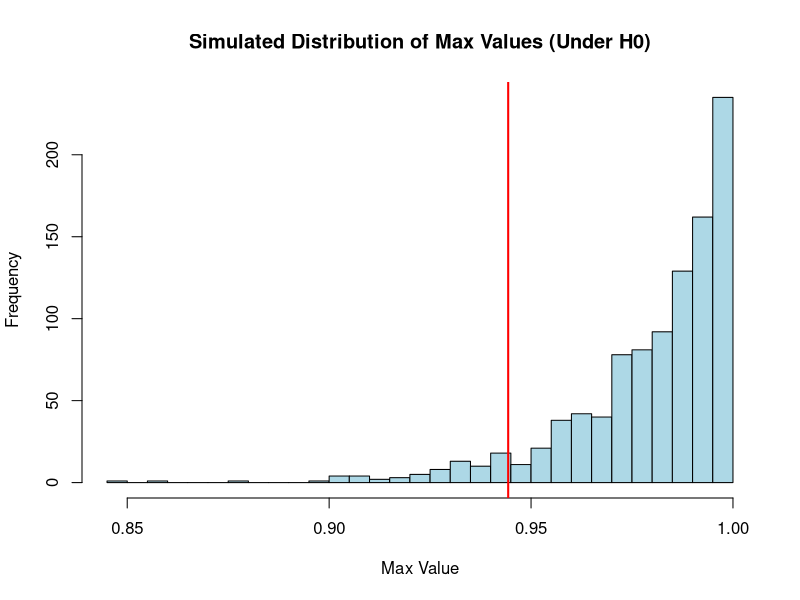
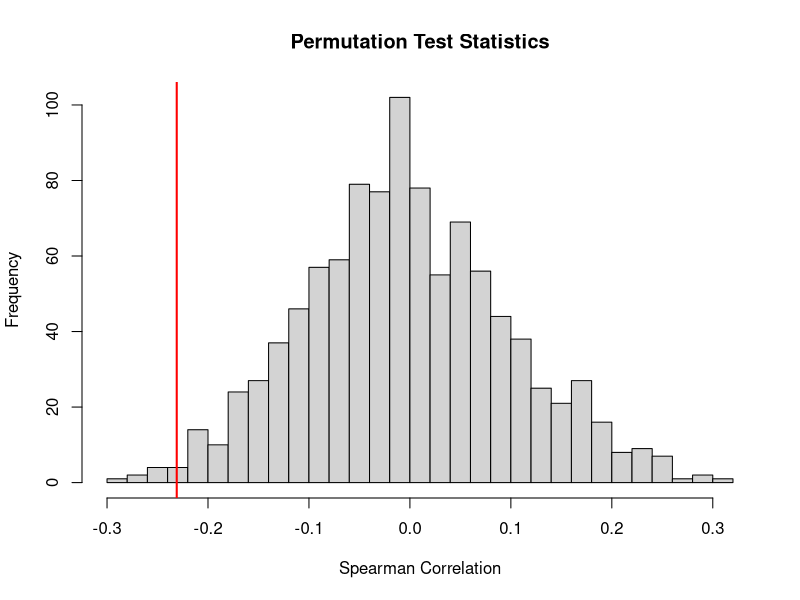
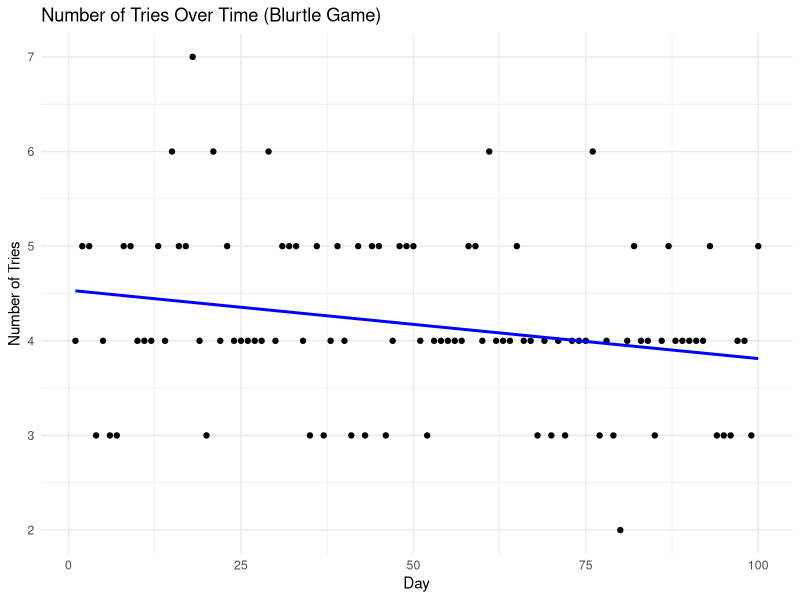

The R script that drew these images, in order:
## ---- chunk 1
knitr::opts_chunk$set(echo=T,eval=T,message=F,warning=F,fig.align='center')
library(tidyverse)
## ---- chunk 2
flips1 = "HTHTHTHTHTHTHTHTHTHTHTHTHTHTHTHTHTHTHTHTHTHTHTHTHTHTHTHTHTHTHTHTHTHTHTHTHTHTHTHTHTHTHTHTHTHTHTHTHTHTHTHTHTHTHTHTHTHTHTHTHTHTHTHTHTHTHTHTHTHTHTHTHTHTHTHTHTHTHTHTHTHTHTHTHTHTHTHTHTHTHTHTHTHTHTHTHTHTHTHT"

flips2 = "HHHTHTTTHHTHHTHHHTTTTHTHTHHTTHTHHHTHHTHTTTHTHHHTHTTTHTHTHHTHTHTTHTHHTHTHTTTHTHHHTHTHTTHTHTHHTHTHTHHHTHTTTHTHHTHTHTHHTTTHTHHTHHTTTTHTHTHHHTHTTHTHHTHTHTTHTHHTHTHHHTHHHTHTTTHTTHTTTHTHHHTHTHTTHTHHTHHTHTTT"

flips3 = "HHTHTHTTTHTHHHTHHTTTHTHHTHTTTHTHTHHTHTHTTHTHHHHHHTTTHTHTHHTHTTTHTHHTHTHTTTHTHHHTTHTTTHTHTHHHHTHTTHHTTTTTHTHHHTHTHTTTTTHHHTHHTHHTHHHTTTTHTHTHHHTHHTTTTTHTHHHTHTHTHTTTHTHHHTHTHTHTTHTHHTHTHTHTTTTHTHHHTHTH"

flips4 = "HTHHHHHHHTHTTHHTTHHHTHTHTTTHHTHHHTHHTTHTTTTTTTTTHTHHTTTTTHTHTHTHHTTHTTHTTTTTHHHTHTTTHTHTHHHTHTTTTHTHTHHTTHTHTTHHTHTHHHHTHTTHHTTHTTHTTHTHHHHHHTTTTTTHHHTTHTHHHHTTTHTTHHHTTHTHHTTTHHTHHTTTHTHHTHHHTHHTTHHH"

flips5 = "HHHHHHHHHHTTTTTTTTTTHHHHHHHHHHTTTTTTTTTTHHHHHHHHHHTTTTTTTTTTHHHHHHHHHHTTTTTTTTTTHHHHHHHHHHTTTTTTTTTTHHHHHHHHHHTTTTTTTTTTHHHHHHHHHHTTTTTTTTTTHHHHHHHHHHTTTTTTTTTTHHHHHHHHHHTTTTTTTTTTHHHHHHHHHHTTTTTTTTTT"

flips6 = "TTHTTTHTTTTTTTHTHTHTHTTHTTHTHHTHHTTTHHTHTTTHTHHTHHHTHTTHHTHHTTHTHTTTTHTHTTTHHTTTTTTTTHTHHTTHTTTTTTHTHTHTHTTTHTTHHTTHTTTHHTTTHTTHTTTTHTTTTHHTTTHTHTHHHTTTTTTHTHHTTTTTTTTTTTTHHHTTTHHHTTTHTTTHTHTTHTTTTTHT"

# you can use the function below to split the above sequences in vectors of flips
split = function(str) strsplit(str, split="")[[1]]
split(flips1)
## ---- chunk 3
# Function to find the longest run of heads ("H") in a vector of coin flips
longest_heads_run <- function(flips) {
  max_run <- 0   # Variable to store the maximum run of heads
  current_run <- 0  # Variable to count the current run of heads
  
  for (flip in flips) {
    if (flip == "H") {
      current_run <- current_run + 1  # Increment the current run of heads
    } else {
      if (current_run > max_run) {
        max_run <- current_run  # Update max_run if current_run is greater
      }
      current_run <- 0  # Reset the current run if the flip is not heads
    }
  }
  
  # Final check in case the longest run is at the end of the sequence
  if (current_run > max_run) {
    max_run <- current_run
  }
  
  return(max_run)
}

# Example usage
longest_heads_run(split(flips1))
longest_heads_run(split(flips2))
longest_heads_run(split(flips3))
longest_heads_run(split(flips4))
longest_heads_run(split(flips5))
longest_heads_run(split(flips6))

## ---- chunk 4
# Function to simulate fair coin flips and find the longest run of heads
simulate_coin_flips <- function(n_flips) {
  flips <- sample(c("H", "T"), size = n_flips, replace = TRUE)  # Simulate fair coin flips
  return(longest_heads_run(flips))  # Return the longest run of heads
}

# Number of flips in each sequence
n_flips <- 200  # Adjust this to the actual length of your flip sequences

# Monte Carlo simulation to find the average longest run of heads over 10,000 trials
set.seed(123)
n_trials <- 10000
longest_runs <- numeric(n_trials)

for (i in 1:n_trials) {
  longest_runs[i] <- simulate_coin_flips(n_flips)
}

# Calculate the average longest run of heads from the Monte Carlo simulation
average_longest_run <- mean(longest_runs)
print(paste("Average longest run of heads from Monte Carlo simulation (using a fair coin):", average_longest_run))

# Compare with the longest run of heads from each provided sequence 
flips_list <- list(flips1, flips2, flips3, flips4, flips5, flips6)
results <- sapply(flips_list, function(flip_sequence) {
  flips_vector <- split(flip_sequence)
  longest_heads <- longest_heads_run(flips_vector)
  return(longest_heads)
})

# Combine the results
comparison <- data.frame(Sequence = paste0("Flips", 1:6),
                         LongestRun = results,
                         Difference = results - average_longest_run)

# Print comparison results
print(comparison)

## ---- chunk 5
# Calculate p-values for each sequence
p_values <- sapply(results, function(longest_run) {
  # P-value is the proportion of simulated runs that are less than or equal to the longest run
  mean(longest_runs <= longest_run)
  #2 * min(mean(longest_runs >= longest_run), mean(longest_runs <= longest_run))      # if we want 2 sided test
})

# Combine the results into a data frame
comparison <- data.frame(Sequence = paste0("Flips", 1:6),
                         LongestRun = results,
                         PValue = p_values)

print(comparison)

## ---- chunk 6
set.seed(123)
flips1 = "HTHTHTHTHTHTHTHTHTHTHTHTHTHTHTHTHTHTHTHTHTHTHTHTHTHTHTHTHTHTHTHTHTHTHTHTHTHTHTHTHTHTHTHTHTHTHTHTHTHTHTHTHTHTHTHTHTHTHTHTHTHTHTHTHTHTHTHTHTHTHTHTHTHTHTHTHTHTHTHTHTHTHTHTHTHTHTHTHTHTHTHTHTHTHTHTHTHTHTHT"

flips2 = "HHHTHTTTHHTHHTHHHTTTTHTHTHHTTHTHHHTHHTHTTTHTHHHTHTTTHTHTHHTHTHTTHTHHTHTHTTTHTHHHTHTHTTHTHTHHTHTHTHHHTHTTTHTHHTHTHTHHTTTHTHHTHHTTTTHTHTHHHTHTTHTHHTHTHTTHTHHTHTHHHTHHHTHTTTHTTHTTTHTHHHTHTHTTHTHHTHHTHTTT"

flips3 = "HHTHTHTTTHTHHHTHHTTTHTHHTHTTTHTHTHHTHTHTTHTHHHHHHTTTHTHTHHTHTTTHTHHTHTHTTTHTHHHTTHTTTHTHTHHHHTHTTHHTTTTTHTHHHTHTHTTTTTHHHTHHTHHTHHHTTTTHTHTHHHTHHTTTTTHTHHHTHTHTHTTTHTHHHTHTHTHTTHTHHTHTHTHTTTTHTHHHTHTH"

flips4 = "HTHHHHHHHTHTTHHTTHHHTHTHTTTHHTHHHTHHTTHTTTTTTTTTHTHHTTTTTHTHTHTHHTTHTTHTTTTTHHHTHTTTHTHTHHHTHTTTTHTHTHHTTHTHTTHHTHTHHHHTHTTHHTTHTTHTTHTHHHHHHTTTTTTHHHTTHTHHHHTTTHTTHHHTTHTHHTTTHHTHHTTTHTHHTHHHTHHTTHHH"

flips5 = "HHHHHHHHHHTTTTTTTTTTHHHHHHHHHHTTTTTTTTTTHHHHHHHHHHTTTTTTTTTTHHHHHHHHHHTTTTTTTTTTHHHHHHHHHHTTTTTTTTTTHHHHHHHHHHTTTTTTTTTTHHHHHHHHHHTTTTTTTTTTHHHHHHHHHHTTTTTTTTTTHHHHHHHHHHTTTTTTTTTTHHHHHHHHHHTTTTTTTTTT"

flips6 = "TTHTTTHTTTTTTTHTHTHTHTTHTTHTHHTHHTTTHHTHTTTHTHHTHHHTHTTHHTHHTTHTHTTTTHTHTTTHHTTTTTTTTHTHHTTHTTTTTTHTHTHTHTTTHTTHHTTHTTTHHTTTHTTHTTTTHTTTTHHTTTHTHTHHHTTTTTTHTHHTTTTTTTTTTTTHHHTTTHHHTTTHTTTHTHTTHTTTTTHT"

# you can use the function below to split the above sequences in vectors of flips
split = function(str) strsplit(str, split="")[[1]]
split(flips1)

# Function to calculate autocorrelation for a given lag
autocorrelation <- function(sequence, lag) {
  n <- length(sequence)
  sequence_lagged <- sequence[(lag + 1):n]
  sequence_original <- sequence[1:(n - lag)]
  
  # Compute correlation between original and lagged sequence
  return(cor(sequence_original, sequence_lagged))
}

# Function to calculate the maximum streak length
max_streak_length <- function(sequence) {
  max_streak <- 0
  current_streak <- 1
  
  for (i in 2:length(sequence)) {
    if (sequence[i] == sequence[i - 1]) {
      current_streak <- current_streak + 1
    } else {
      max_streak <- max(max_streak, current_streak)
      current_streak <- 1
    }
  }
  max_streak <- max(max_streak, current_streak) # Handle case when last streak is the longest
  return(max_streak)
}

# Convert coin flips sequences to 0s and 1s (H = 1, T = 0)
convert_to_numeric <- function(sequence) {
  return(as.numeric(sequence == 'H'))
}

flips1 <- unlist(strsplit("HTHTHTHTHTHTHTHTHTHTHTHTHTHTHTHTHTHTHTHTHTHTHTHTHTHTHTHTHTHTHTHTHTHTHTHTHTHTHTHTHTHTHTHTHTHTHTHTHTHTHTHTHTHTHTHTHTHTHTHTHTHTHTHTHTHTHTHTHTHTHTHTHTHTHTHTHTHTHTHTHTHTHTHTHTHTHTHTHTHTHTHTHTHTHTHTHTHTHTHT", ""))
flips2 <- unlist(strsplit("HHHTHTTTHHTHHTHHHTTTTHTHTHHTTHTHHHTHHTHTTTHTHHHTHTTTHTHTHHTHTHTTHTHHTHTHTTTHTHHHTHTHTTHTHTHHTHTHTHHHTHTTTHTHHTHTHTHHTTTHTHHTHHTTTTHTHTHHHTHTTHTHHTHTHTTHTHHTHTHHHTHHHTHTTTHTTHTTTHTHHHTHTHTTHTHHTHHTHTTT", ""))
flips3 <- unlist(strsplit("HHTHTHTTTHTHHHTHHTTTHTHHTHTTTHTHTHHTHTHTTHTHHHHHHTTTHTHTHHTHTTTHTHHTHTHTTTHTHHHTTHTTTHTHTHHHHTHTTHHTTTTTHTHHHTHTHTTTTTHHHTHHTHHTHHHTTTTHTHTHHHTHHTTTTTHTHHHTHTHTHTTTHTHHHTHTHTHTTHTHHTHTHTHTTTTHTHHHTHTH", ""))
flips4<- unlist(strsplit("HTHHHHHHHTHTTHHTTHHHTHTHTTTHHTHHHTHHTTHTTTTTTTTTHTHHTTTTTHTHTHTHHTTHTTHTTTTTHHHTHTTTHTHTHHHTHTTTTHTHTHHTTHTHTTHHTHTHHHHTHTTHHTTHTTHTTHTHHHHHHTTTTTTHHHTTHTHHHHTTTHTTHHHTTHTHHTTTHHTHHTTTHTHHTHHHTHHTTHHH", ""))
flips5<- unlist(strsplit("HHHHHHHHHHTTTTTTTTTTHHHHHHHHHHTTTTTTTTTTHHHHHHHHHHTTTTTTTTTTHHHHHHHHHHTTTTTTTTTTHHHHHHHHHHTTTTTTTTTTHHHHHHHHHHTTTTTTTTTTHHHHHHHHHHTTTTTTTTTTHHHHHHHHHHTTTTTTTTTTHHHHHHHHHHTTTTTTTTTTHHHHHHHHHHTTTTTTTTTT", ""))
flips6<- unlist(strsplit("TTHTTTHTTTTTTTHTHTHTHTTHTTHTHHTHHTTTHHTHTTTHTHHTHHHTHTTHHTHHTTHTHTTTTHTHTTTHHTTTTTTTTHTHHTTHTTTTTTHTHTHTHTTTHTTHHTTHTTTHHTTTHTTHTTTTHTTTTHHTTTHTHTHHHTTTTTTHTHHTTTTTTTTTTTTHHHTTTHHHTTTHTTTHTHTTHTTTTTHT", ""))

# Convert to numeric
flips1_num <- convert_to_numeric(flips1)
flips2_num <- convert_to_numeric(flips2)
flips3_num <- convert_to_numeric(flips3)
flips4_num <- convert_to_numeric(flips4)
flips5_num <- convert_to_numeric(flips5)
flips6_num <- convert_to_numeric(flips6)

max_streak_flips1 <- max_streak_length(flips1_num)
max_streak_flips2 <- max_streak_length(flips2_num)
max_streak_flips3 <- max_streak_length(flips3_num)
max_streak_flips4 <- max_streak_length(flips4_num)
max_streak_flips5 <- max_streak_length(flips5_num)
max_streak_flips6 <- max_streak_length(flips6_num)

cat("Flips1 Max Streak Length:", max_streak_flips1, "\n")
cat("Flips2 Max Streak Length:", max_streak_flips2, "\n")
cat("Flips3 Max Streak Length:", max_streak_flips3, "\n")
cat("Flips4 Max Streak Length:", max_streak_flips4, "\n")
cat("Flips5 Max Streak Length:", max_streak_flips5, "\n")
cat("Flips6 Max Streak Length:", max_streak_flips6, "\n")

# Function to simulate coin flips and find max streak length
simulate_max_streak <- function(n_flips) {
  sequence <- sample(c(0, 1), n_flips, replace = TRUE)  # Random sequence (0 = T, 1 = H)
  max_streak_length(sequence)
}
simulate_max_streak(200)
# Simulate max streak lengths for many random sequences

n_simulations <- 10000
n_flips <- 200
simulated_streaks <- replicate(n_simulations, simulate_max_streak(n_flips))

# Compare observed max streaks with simulated distribution
observed_streaks <- c(1, 4, 6, 9, 10, 12)

# Calculate the proportion of simulated streaks that are longer than or equal to each observed streak
p_values <- sapply(observed_streaks, function(obs) mean(simulated_streaks >= obs))

cat("P-values for each observed streak length:", p_values, "\n")

## ---- chunk 7
flips1 = "HTHTHTHTHTHTHTHTHTHTHTHTHTHTHTHTHTHTHTHTHTHTHTHTHTHTHTHTHTHTHTHTHTHTHTHTHTHTHTHTHTHTHTHTHTHTHTHTHTHTHTHTHTHTHTHTHTHTHTHTHTHTHTHTHTHTHTHTHTHTHTHTHTHTHTHTHTHTHTHTHTHTHTHTHTHTHTHTHTHTHTHTHTHTHTHTHTHTHTHT"

flips2 = "HHHTHTTTHHTHHTHHHTTTTHTHTHHTTHTHHHTHHTHTTTHTHHHTHTTTHTHTHHTHTHTTHTHHTHTHTTTHTHHHTHTHTTHTHTHHTHTHTHHHTHTTTHTHHTHTHTHHTTTHTHHTHHTTTTHTHTHHHTHTTHTHHTHTHTTHTHHTHTHHHTHHHTHTTTHTTHTTTHTHHHTHTHTTHTHHTHHTHTTT"

flips3 = "HHTHTHTTTHTHHHTHHTTTHTHHTHTTTHTHTHHTHTHTTHTHHHHHHTTTHTHTHHTHTTTHTHHTHTHTTTHTHHHTTHTTTHTHTHHHHTHTTHHTTTTTHTHHHTHTHTTTTTHHHTHHTHHTHHHTTTTHTHTHHHTHHTTTTTHTHHHTHTHTHTTTHTHHHTHTHTHTTHTHHTHTHTHTTTTHTHHHTHTH"

flips4 = "HTHHHHHHHTHTTHHTTHHHTHTHTTTHHTHHHTHHTTHTTTTTTTTTHTHHTTTTTHTHTHTHHTTHTTHTTTTTHHHTHTTTHTHTHHHTHTTTTHTHTHHTTHTHTTHHTHTHHHHTHTTHHTTHTTHTTHTHHHHHHTTTTTTHHHTTHTHHHHTTTHTTHHHTTHTHHTTTHHTHHTTTHTHHTHHHTHHTTHHH"

flips5 = "HHHHHHHHHHTTTTTTTTTTHHHHHHHHHHTTTTTTTTTTHHHHHHHHHHTTTTTTTTTTHHHHHHHHHHTTTTTTTTTTHHHHHHHHHHTTTTTTTTTTHHHHHHHHHHTTTTTTTTTTHHHHHHHHHHTTTTTTTTTTHHHHHHHHHHTTTTTTTTTTHHHHHHHHHHTTTTTTTTTTHHHHHHHHHHTTTTTTTTTT"

flips6 = "TTHTTTHTTTTTTTHTHTHTHTTHTTHTHHTHHTTTHHTHTTTHTHHTHHHTHTTHHTHHTTHTHTTTTHTHTTTHHTTTTTTTTHTHHTTHTTTTTTHTHTHTHTTTHTTHHTTHTTTHHTTTHTTHTTTTHTTTTHHTTTHTHTHHHTTTTTTHTHHTTTTTTTTTTTTHHHTTTHHHTTTHTTTHTHTTHTTTTTHT"

 sequence_bin1 <- as.numeric(unlist(strsplit(flips1, "")) == "H")
 sequence_bin2 <- as.numeric(unlist(strsplit(flips2, "")) == "H")
 sequence_bin3 <- as.numeric(unlist(strsplit(flips3, "")) == "H")
 sequence_bin4 <- as.numeric(unlist(strsplit(flips4, "")) == "H")
 sequence_bin5 <- as.numeric(unlist(strsplit(flips5, "")) == "H")
 sequence_bin6 <- as.numeric(unlist(strsplit(flips6, "")) == "H")

# Function to calculate autocorrelation for a given lag
compute_autocorrelation <- function(sequence, lag) {
  n <- length(sequence)
  if (lag >= n) return(NA)
  
  seq1 <- sequence[1:(n-lag)]
  seq2 <- sequence[(lag+1):n]
  
  return(cor(seq1, seq2))
}

# Generate a random coin flip sequence (H = 1, T = 0)
generate_random_sequence <- function(n) {
  sample(c(0, 1), size = n, replace = TRUE)
}

# Function to perform the Monte Carlo test with autocorrelation
autocorrelation_test <- function(observed_seq, n_sim = 1000, max_lag = 5) {
  n <- length(observed_seq)
  
  # Compute autocorrelation for observed sequence
  observed_autocorrs <- sapply(1:max_lag, function(lag) compute_autocorrelation(observed_seq, lag))
  
  # Monte Carlo simulation
  sim_autocorrs <- matrix(NA, nrow = n_sim, ncol = max_lag)
  
  for (i in 1:n_sim) {
    random_seq <- generate_random_sequence(n)
    sim_autocorrs[i, ] <- sapply(1:max_lag, function(lag) compute_autocorrelation(random_seq, lag))
  }
  
  # Calculate p-values for each lag
  p_values <- sapply(1:max_lag, function(lag) {
    mean(abs(sim_autocorrs[, lag]) >= abs(observed_autocorrs[lag]))
  })
  
  return(list(observed_autocorrs = observed_autocorrs, sim_autocorrs = sim_autocorrs, p_values = p_values))
}

# Run autocorrelation test
test_result_flips1 <- autocorrelation_test(sequence_bin1, n_sim = 10000, max_lag = 5)
test_result_flips2 <- autocorrelation_test(sequence_bin2, n_sim = 10000, max_lag = 5)
test_result_flips3 <- autocorrelation_test(sequence_bin3, n_sim = 10000, max_lag = 5)
test_result_flips4 <- autocorrelation_test(sequence_bin4, n_sim = 10000, max_lag = 5)
test_result_flips5 <- autocorrelation_test(sequence_bin5, n_sim = 10000, max_lag = 5)
test_result_flips6 <- autocorrelation_test(sequence_bin6, n_sim = 10000, max_lag = 5)

# Print results
print("Autocorrelation Test for flips1:")
print(test_result_flips1$p_values)
print("Autocorrelation Test for flips2:")
print(test_result_flips2$p_values)
print("Autocorrelation Test for flips3:")
print(test_result_flips3$p_values)
print("Autocorrelation Test for flips4:")
print(test_result_flips4$p_values)
print("Autocorrelation Test for flips5:")
print(test_result_flips5$p_values)
print("Autocorrelation Test for flips6:")
print(test_result_flips6$p_values)

## ---- chunk 8
X <- read.csv("uniform_sample.csv")$x
head(X)
## ---- chunk 9
n <- 50  # Sample size
M <- 1000  # Number of simulations

# Simulate the maximum values of uniform distribution over [0,1]
sim_max <- replicate(M, max(runif(n, 0, 1)))
#sim_max
mean(sim_max) # mean of the maxes of the simulated sequences

# Observed max from the sample
obs_max<- max(X)
obs_max

# Calculate the p-value simulated max greater than observed
p_value <- mean(sim_max >= obs_max)
p_value

# Plot the histogram
hist(sim_max, breaks = 30, main = "Simulated Distribution of Max Values (Under H0)",
     xlab = "Max Value", col = "lightblue")

# Add a red line at the observed max value
abline(v = obs_max, col = "red", lwd = 2)

## ---- chunk 10
blurtle <- read.csv("blurtle.csv")

#blurtle
#blurtle$tries
#mean(blurtle$tries)
#var(blurtle$tries)

# Compute observed test statistic
observed_stat <- cor(blurtle$day, blurtle$tries, method = "spearman")

# Permutation test function
perm_test <- function(data, n_perm = 1000) {
  perm_stats <- numeric(n_perm)
  
  for (i in 1:n_perm) {
    perm_data <- data
    perm_data$tries <- sample(perm_data$tries)
    perm_stats[i] <- cor(perm_data$day, perm_data$tries, method = "spearman")
  }
  
  return(perm_stats)
}

set.seed(123)
perm_stats <- perm_test(blurtle)

# Calculate p-value
p_value <- (sum(abs(perm_stats) >= abs(observed_stat)) + 1) / (length(perm_stats) + 1)

# Plot distribution of permutation test statistics
hist(perm_stats, main = "Permutation Test Statistics", xlab = "Spearman Correlation", breaks = 30)
abline(v = observed_stat, col = "red", lwd = 2)

print(paste("Observed test statistic: ", observed_stat))
print(paste("P-value: ", p_value))
## ---- chunk 11
# Load necessary library
library(ggplot2)

# Create scatter plot with regression line
ggplot(blurtle, aes(x = day, y = tries)) +
  geom_point() +  # Scatter plot points
  geom_smooth(method = "lm", color = "blue", se = FALSE) +  # Linear regression line
  labs(title = "Number of Tries Over Time (Blurtle Game)", x = "Day", y = "Number of Tries") +
  theme_minimal()
